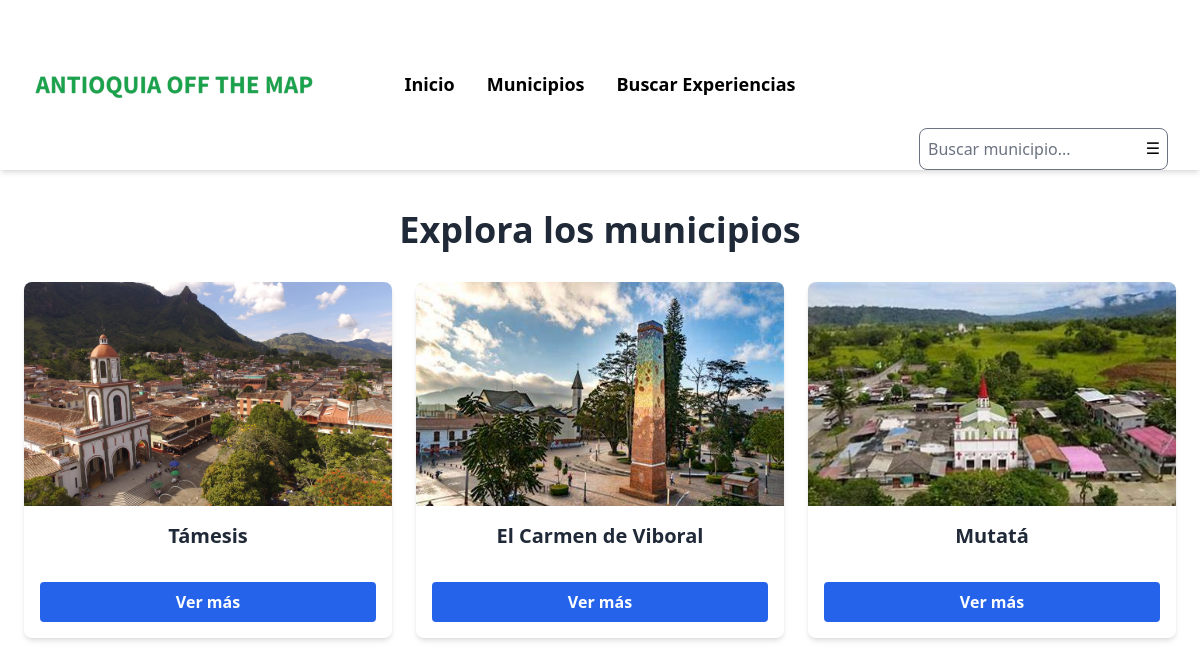
Page /municipalities/names on the earlier database version.
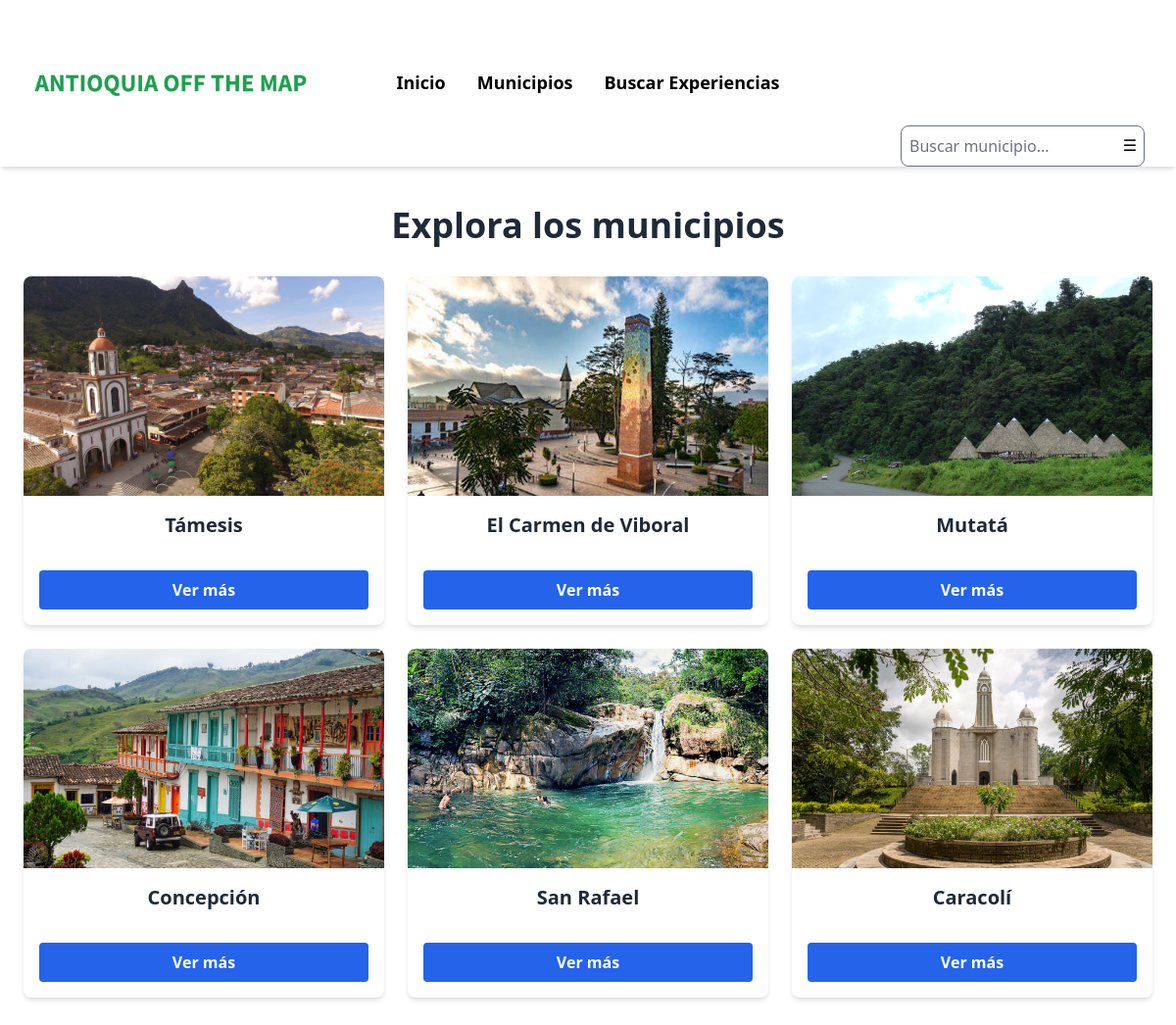
Same page on the later database version.
### destination/models.py (models this page shows, shortened)
class Municipality(models.Model):
    LOCATION_CHOICES = [
        ('Valle de Aburrá', 'Valle de Aburrá'),
        ('Oriente Antioqueño', 'Oriente Antioqueño'),
        ('Suroeste Antioqueño', 'Suroeste Antioqueño'),
        ('Occidente Antioqueño', 'Occidente Antioqueño'),
        ('Nordeste Antioqueño', 'Nordeste Antioqueño'),
        ('Norte Antioqueño', 'Norte Antioqueño'),
        ('Magdalena Medio Antioqueño', 'Magdalena Medio Antioqueño'),
        ('Bajo Cauca Antioqueño', 'Bajo Cauca Antioqueño'),
        ('Urabá Antioqueño', 'Urabá Antioqueño'),
    ]
    name = models.CharField(max_length=100, unique=True)
    description = models.TextField()
    categories = models.ManyToManyField(Category, related_name="municipalities")
    location = models.CharField(max_length=50, choices=LOCATION_CHOICES)
    image = models.ImageField(upload_to='destination/municipalities/', null=True, blank=True)

### destination/views.py (the view)
# urls.py: path('municipalities/names', views.municipality_name_list, name='municipality_name_list'),
def municipality_name_list(request):
    municipalities = Municipality.objects.all()
    return render(request, 'municipalities_name_list.html', {'municipalities': municipalities})

### destination/context_processors.py (called while the page is built)
def common_data(request):
    categories = Category.objects.all()
    locations = Municipality.objects.values_list('location', flat=True).distinct()
    return {
        'categories': categories,
        'locations': locations,
    }

### destination/templates/municipalities_name_list.html (shortened to what this page needs)
{% extends 'base.html'%}
{% block content %}
<div class="max-w-7xl mx-auto px-6 py-10">
    <h1 class="text-4xl font-bold text-center text-gray-800 mb-8">Explora los municipios</h1>
    <div class="grid grid-cols-1 sm:grid-cols-2 lg:grid-cols-3 gap-6">
        {% for municipality in municipalities %}
        <div class="bg-white rounded-lg shadow-md overflow-hidden transform transition duration-300 hover:scale-105">
            <img src="{{ municipality.image.url }}" alt="{{ municipality.name }}" class="w-full h-56 object-cover">
            <div class="p-4">
                <h2 class="text-xl font-bold text-gray-800 text-center">{{ municipality.name }}</h2>
            </div>
            <div class="p-4">
                <a href="{% url 'municipality_detail' municipality.id %}"
                class="block text-center bg-blue-600 hover:bg-blue-700 text-white font-semibold py-2 rounded">
                    Ver más
                </a>
            </div>
        </div>
        {% empty %}
        <p class="text-center text-gray-600">No municipalities found.</p>
        {% endfor %}
    </div>
</div>
{% endblock %}

### theme/templates/base.html (shortened to what this page needs)
{% load static tailwind_tags %}
<!DOCTYPE html>
<html lang="en" class="bg-white">
<head>
    {% tailwind_css %}
</head>
<body class="text-black">
<header class="header sticky top-0 bg-white shadow-md flex items-center justify-between px-8 py-02 text-gray-85 z-50">
    <h1 class="w-3/12">
        <a href="{% url 'home' %}">
            <img src="{% static 'logo_nombre.png' %}" alt="logo" class="">
        </a>
    </h1>
    <nav class="nav font-semibold text-lg">
        <ul class="flex items-center">
            <li class="p-4 border-b-2 border-green-500 border-opacity-0 hover:border-opacity-100 hover:text-green-500 duration-200 cursor-pointer active">
                <a href="{% url 'home' %}">Inicio</a>
            </li>
            <li class="p-4 border-b-2 border-green-500 border-opacity-0 hover:border-opacity-100 hover:text-green-500 duration-200 cursor-pointer">
                <a href="{% url 'municipality_name_list' %}">Municipios</a>
            </li>
					<li class="p-4 border-b-2 border-green-500 border-opacity-0 hover:border-opacity-100 hover:text-green-500 duration-200 cursor-pointer">
						<a href="{% url 'experience_search_page' %}">Buscar Experiencias</a>
					</li>
        </ul>
    </nav>
    <div class="w-3/12 flex justify-end relative mt-32">
        <div class="search-container relative">
            <input type="text" id="search-bar" placeholder="Buscar municipio..." autocomplete="off" class="border p-2 rounded-lg w-full">
            <button onclick="toggleFilters()" class="absolute right-2 top-2">☰</button>
        </div>
    </div>
</header>
<div>
    {% block content %}
    {% endblock %}
</div>
</body>
</html>

Differences in the rows shown:
changed Municipality "Mutatá": image: a different picture
added Municipality: image (picture), name "Concepción"
added Municipality: image (picture), name "San Rafael"
added Municipality: image (picture), name "Caracolí"
